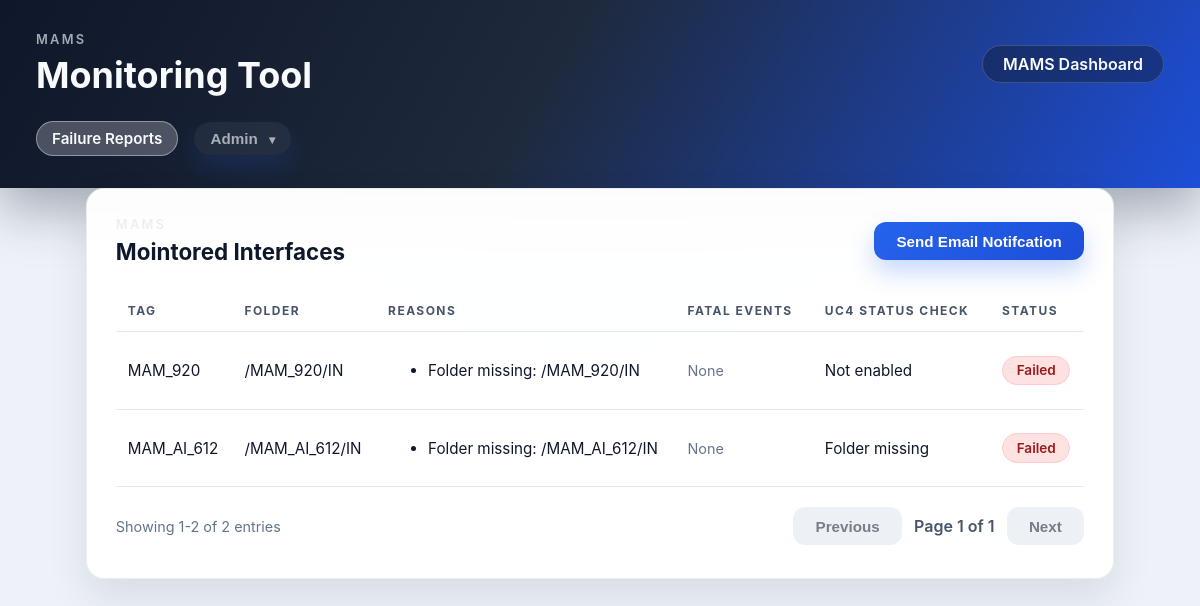
Page /reports on the committed database.
### tables this page shows
CREATE TABLE "processes" (
	"id"	INTEGER,
	"tag_name"	TEXT NOT NULL UNIQUE,
	"folder_path"	TEXT NOT NULL,
	"created_at"	TEXT NOT NULL DEFAULT (datetime('now')),
	"check_uc4_file"	INTEGER NOT NULL,
	PRIMARY KEY("id" AUTOINCREMENT)
);

### monitoring_tool/app.py (the view, shortened to what this page needs)
    @app.route("/reports", methods=["GET", "POST"])
    def reports():
        processes = process_service.list_processes()
        report_rows = report_service.list_process_reports(processes)
        failed = [row for row in report_rows if row["status"] == "Failed"]
        return render_template("reports.html", report_rows=report_rows)

### monitoring_tool/db.py (called while the page is built)
def get_connection() -> sqlite3.Connection:
    connection = sqlite3.connect(DB_PATH)
    connection.row_factory = sqlite3.Row
    return connection

def query_all(query: str, params: Iterable | None = None) -> list[sqlite3.Row]:
    with get_connection() as connection:
        cursor = connection.execute(query, params or [])
        return cursor.fetchall()

### monitoring_tool/services/filesystem_service.py (called while the page is built, shortened)
def evaluate_folder(folder_path: str) -> FileCheckResult:
    folder = Path(folder_path)
    if not folder.exists():
        return FileCheckResult(True, f"Folder missing: {folder_path}")

### monitoring_tool/services/process_service.py (called while the page is built)
def list_processes() -> list[dict]:
    rows = db.query_all(
        "SELECT id, tag_name, folder_path, check_uc4_file FROM processes WHERE folder_path != '' ORDER BY tag_name"
    )
    return [dict(row) for row in rows]

### monitoring_tool/services/report_service.py (called while the page is built)
def list_fatal_events(tag_name: str) -> list[dict]:
    rows = db.query_all(
        "SELECT event_time, description FROM fatal_events WHERE tag_name = ? ORDER BY event_time DESC",
        [tag_name],
    )
    return [dict(row) for row in rows]

### monitoring_tool/templates/reports.html (shortened to what this page needs)
 {% extends "base.html" %}
 {% block content %}
 <section class="panel">
  <div class="panel-header">
    <div>
      <p class="eyebrow">MAMS</p>
      <h2>Mointored Interfaces</h2>
    </div>
    <form method="post" class="inline-form">
      <button type="submit" class="button primary">Send Email Notifcation</button>
    </form>
  </div>
  {% if report_rows %}
  <div class="table-wrapper">
    <table data-report-table>
      <thead>
        <tr>
          <th scope="col" aria-sort="none">
            <button class="sort-button" type="button" data-sort-index="0">
              Tag
            </button>
          </th>
          <th scope="col" aria-sort="none">
            <button class="sort-button" type="button" data-sort-index="1">
              Folder
            </button>
          </th>
          <th scope="col" aria-sort="none">
            <button class="sort-button" type="button" data-sort-index="2">
              Reasons
            </button>
          </th>
          <th scope="col" aria-sort="none">
            <button class="sort-button" type="button" data-sort-index="3">
              Fatal events
            </button>
          </th>
          <th scope="col" aria-sort="none">
            <button class="sort-button" type="button" data-sort-index="4">
              UC4 Status check
            </button>
          </th>
          <th scope="col" aria-sort="none">
            <button class="sort-button" type="button" data-sort-index="5">
              Status
            </button>
          </th>
        </tr>
      </thead>
      <tbody>
        {% for process in report_rows %}
          <tr>
            <td>{{ process.tag_name }}</td>
            <td>{{ process.folder_path }}</td>
            <td>
              {% if process.reasons %}
                <ul>
                  {% for reason in process.reasons %}
                    <li>{{ reason }}</li>
                  {% endfor %}
                </ul>
              {% else %}
                <span class="muted">No issues</span>
              {% endif %}
            </td>
            <td>
              {% if process.fatal_events %}
                <ul>
                  {% for event in process.fatal_events %}
                    <li>{{ event.event_time }} - {{ event.description }}</li>
                  {% endfor %}
                </ul>
              {% else %}
                <span class="muted">None</span>
              {% endif %}
            </td>
            <td>{{ process.uc4_status }}</td>
            <td>
              <span class="status-badge {{ process.status_class }}">{{ process.status }}</span>
            </td>
          </tr>
        {% endfor %}
      </tbody>
    </table>
     </div>
     <div class="table-footer">
      <p class="muted" data-page-summary></p>
      <div class="pagination-controls" data-pagination></div>
    </div>
   {% else %}
   <p class="muted">No monitored processes configured.</p>
   {% endif %}
 </section>
 {% endblock %}

### monitoring_tool/templates/base.html (shortened to what this page needs)
 <!doctype html>
 <html lang="en">
   <head>
     <link rel="stylesheet" href="{{ url_for('static', filename='styles.css') }}">
   </head>
   <body>
    <header class="topbar">
      <div class="brand">
        <div>
          <p class="eyebrow">MAMS</p>
          <h1> Monitoring Tool</h1>
        </div>
        <span class="status-pill">MAMS Dashboard</span>
      </div>
      <nav class="nav-links">
         <a class="nav-link {{ 'active' if request.endpoint == 'reports' else 'inactive' }}" href="{{ url_for('reports') }}">Failure Reports</a>
         <div class="nav-item dropdown {{ 'active' if request.endpoint in ['configure', 'folders', 'recipients'] else 'inactive' }}">
          <button class="nav-link dropdown-toggle {{ 'active' if request.endpoint in ['configure', 'folders', 'recipients'] else 'inactive' }}" type="button">
            Admin
          </button>
        </div>
       </nav>
     </header>
    <main class="page">
       {% block content %}{% endblock %}
     </main>
   </body>
  <br
 </html>

### monitoring_tool/static/styles.css (style rules this page uses)
:root { color-scheme: light; font-family: "Inter", "Segoe UI", system-ui, sans-serif; background: #eef2f8; color: #0f172a; }
* { box-sizing: border-box; }
body { margin: 0; min-height: 100vh; background: radial-gradient(circle at top, rgba(37, 99, 235, 0.08), transparent 55%), #eef2f8; }
.topbar { background: linear-gradient(120deg, #0f172a 0%, #1e293b 45%, #1d4ed8 100%); color: #f8fafc; padding: 2rem clamp(1.5rem, 3vw, 3rem); display: flex; flex-direction: column; gap: 1.5rem; box-shadow: 0 20px 50px rgba(15, 23, 42, 0.35); }
.brand { display: flex; flex-wrap: wrap; align-items: center; justify-content: space-between; gap: 1.5rem; }
.eyebrow { margin: 0 0 0.35rem; font-size: 0.8rem; text-transform: uppercase; letter-spacing: 0.18em; color: rgba(226, 232, 240, 0.7); font-weight: 600; }
.brand h1 { margin: 0; font-size: clamp(2rem, 3vw, 2.6rem); }
.status-pill { padding: 0.5rem 1.25rem; border-radius: 999px; background: rgba(15, 23, 42, 0.4); border: 1px solid rgba(148, 163, 184, 0.3); font-weight: 600; }
.nav-links { display: flex; gap: 1rem; flex-wrap: wrap; align-items: center; }
.nav-links a, .nav-links button { color: #f8fafc; text-decoration: none; font-weight: 600; padding: 0.5rem 1rem; border-radius: 999px; background: rgba(148, 163, 184, 0.15); transition: transform 0.2s ease, background 0.2s ease, opacity 0.2s ease; border: none; cursor: pointer; font-size: 0.95rem; }
.nav-links a.active, .nav-links button.active { background: rgba(248, 250, 252, 0.24); box-shadow: inset 0 0 0 1px rgba(248, 250, 252, 0.4); }
.nav-links a.inactive, .nav-links button.inactive { opacity: 0.65; }
.page { padding: 2.5rem clamp(1.5rem, 3vw, 3rem); display: flex; flex-direction: column; gap: 1.75rem; max-width: 1100px; margin: -2.5rem auto 2rem; }
.panel { background: rgba(255, 255, 255, 0.96); border-radius: 18px; padding: 1.8rem; box-shadow: 0 18px 40px rgba(15, 23, 42, 0.1); border: 1px solid rgba(148, 163, 184, 0.2); backdrop-filter: blur(6px); }
.panel-header { display: flex; flex-wrap: wrap; justify-content: space-between; align-items: center; gap: 1rem; margin-bottom: 1.5rem; }
.panel-header h2 { margin: 0; font-size: 1.4rem; }
.button, button { padding: 0.65rem 1.4rem; border-radius: 12px; border: none; font-weight: 600; cursor: pointer; font-size: 0.95rem; transition: transform 0.2s ease, box-shadow 0.2s ease; }
.button.primary, button.primary, button { background: linear-gradient(135deg, #2563eb, #1d4ed8); color: #ffffff; box-shadow: 0 12px 25px rgba(37, 99, 235, 0.25); }
table { width: 100%; border-collapse: collapse; font-size: 0.95rem; }
th, td { text-align: left; padding: 0.85rem 0.75rem; border-bottom: 1px solid #e2e8f0; }
th { color: #475569; text-transform: uppercase; font-size: 0.75rem; letter-spacing: 0.12em; }
.sort-button { border: none; background: transparent; color: inherit; font: inherit; letter-spacing: inherit; text-transform: inherit; display: inline-flex; align-items: center; gap: 0.35rem; cursor: pointer; padding: 0; box-shadow: none; }
.table-wrapper { width: 100%; overflow-x: auto; }
.table-footer { display: flex; justify-content: space-between; align-items: center; margin-top: 1rem; gap: 1rem; flex-wrap: wrap; }
.pagination-controls { display: inline-flex; align-items: center; gap: 0.75rem; }
.status-badge { display: inline-flex; align-items: center; justify-content: center; padding: 0.35rem 0.85rem; border-radius: 999px; font-weight: 600; font-size: 0.85rem; border: 1px solid transparent; }
.status-failed { background: #fee2e2; color: #991b1b; border-color: #fecaca; }
.muted { color: #64748b; font-size: 0.9rem; }
.inline-form { margin-top: 0; }
.nav-item { position: relative; }
.dropdown-toggle::after { content: "▾"; margin-left: 0.45rem; font-size: 0.75rem; }

### rows in the picture
processes: tag_name "MAM_920", folder_path "/MAM_920/IN", reasons "Folder missing: /MAM_920/IN", uc4_status "Not enabled", status "Failed"
processes: tag_name "MAM_AI_612", folder_path "/MAM_AI_612/IN", reasons "Folder missing: /MAM_AI_612/IN", uc4_status "Folder missing", status "Failed"
